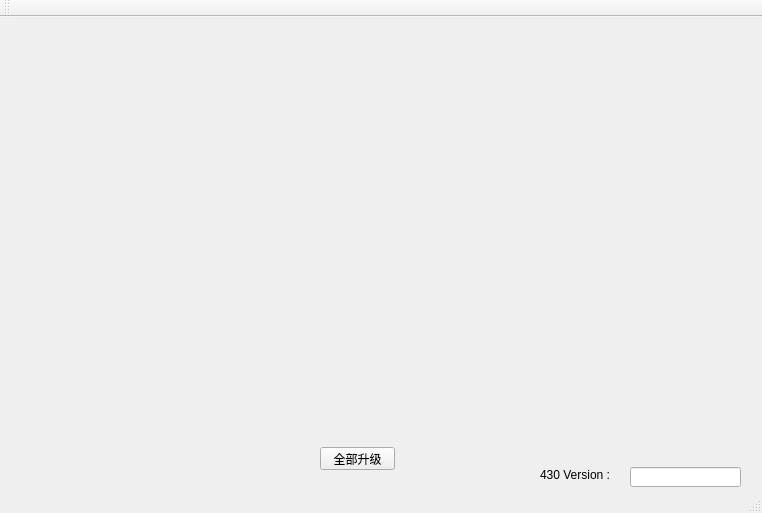
<?xml version="1.0" encoding="UTF-8"?>
<ui version="4.0">
 <class>ActuatorUpgrade</class>
 <widget class="QMainWindow" name="ActuatorUpgrade">
  <property name="geometry">
   <rect>
    <x>0</x>
    <y>0</y>
    <width>762</width>
    <height>513</height>
   </rect>
  </property>
  <property name="windowTitle">
   <string>ActuatorUpgrade</string>
  </property>
  <widget class="QWidget" name="centralWidget">
   <widget class="QPushButton" name="allUpgrade">
    <property name="geometry">
     <rect>
      <x>320</x>
      <y>430</y>
      <width>75</width>
      <height>23</height>
     </rect>
    </property>
    <property name="text">
     <string>全部升级</string>
    </property>
   </widget>
   <widget class="QLineEdit" name="lineEdit_version">
    <property name="enabled">
     <bool>true</bool>
    </property>
    <property name="geometry">
     <rect>
      <x>630</x>
      <y>450</y>
      <width>111</width>
      <height>20</height>
     </rect>
    </property>
    <property name="readOnly">
     <bool>true</bool>
    </property>
   </widget>
   <widget class="QLabel" name="label">
    <property name="geometry">
     <rect>
      <x>540</x>
      <y>450</y>
      <width>131</width>
      <height>16</height>
     </rect>
    </property>
    <property name="text">
     <string>430 Version : </string>
    </property>
   </widget>
   <widget class="QLabel" name="label_logo">
    <property name="geometry">
     <rect>
      <x>600</x>
      <y>410</y>
      <width>141</width>
      <height>31</height>
     </rect>
    </property>
    <property name="styleSheet">
     <string notr="true">background-image: url(:/back/Picture/innfos.png);</string>
    </property>
    <property name="text">
     <string/>
    </property>
   </widget>
  </widget>
  <widget class="QMenuBar" name="menuBar">
   <property name="geometry">
    <rect>
     <x>0</x>
     <y>0</y>
     <width>762</width>
     <height>23</height>
    </rect>
   </property>
  </widget>
  <widget class="QToolBar" name="mainToolBar">
   <attribute name="toolBarArea">
    <enum>TopToolBarArea</enum>
   </attribute>
   <attribute name="toolBarBreak">
    <bool>false</bool>
   </attribute>
  </widget>
  <widget class="QStatusBar" name="statusBar"/>
 </widget>
 <layoutdefault spacing="6" margin="11"/>
 <resources/>
 <connections/>
</ui>
